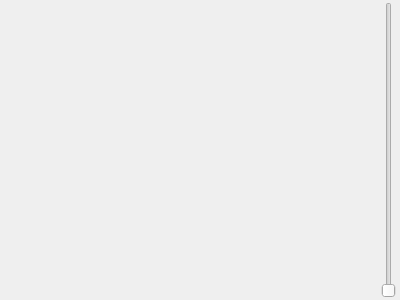
<?xml version="1.0" encoding="UTF-8"?>
<ui version="4.0">
 <class>QGCMapTool</class>
 <widget class="QWidget" name="QGCMapTool">
  <property name="geometry">
   <rect>
    <x>0</x>
    <y>0</y>
    <width>400</width>
    <height>300</height>
   </rect>
  </property>
  <property name="windowTitle">
   <string>Form</string>
  </property>
  <layout class="QGridLayout" name="gridLayout" rowstretch="100,1">
   <property name="leftMargin">
    <number>0</number>
   </property>
   <property name="topMargin">
    <number>2</number>
   </property>
   <property name="rightMargin">
    <number>4</number>
   </property>
   <property name="bottomMargin">
    <number>2</number>
   </property>
   <property name="horizontalSpacing">
    <number>2</number>
   </property>
   <property name="verticalSpacing">
    <number>0</number>
   </property>
   <item row="1" column="0">
    <widget class="QGCMapToolBar" name="toolBar" native="true"/>
   </item>
   <item row="0" column="0">
    <widget class="QGCMapWidget" name="map" native="true"/>
   </item>
   <item row="0" column="1" rowspan="2">
    <widget class="QSlider" name="zoomSlider">
     <property name="maximum">
      <number>60</number>
     </property>
     <property name="orientation">
      <enum>Qt::Vertical</enum>
     </property>
    </widget>
   </item>
  </layout>
 </widget>
 <customwidgets>
  <customwidget>
   <class>QGCMapToolBar</class>
   <extends>QWidget</extends>
   <header>QGCMapToolBar.h</header>
   <container>1</container>
  </customwidget>
  <customwidget>
   <class>QGCMapWidget</class>
   <extends>QWidget</extends>
   <header>QGCMapWidget.h</header>
   <container>1</container>
  </customwidget>
 </customwidgets>
 <resources/>
 <connections/>
</ui>
